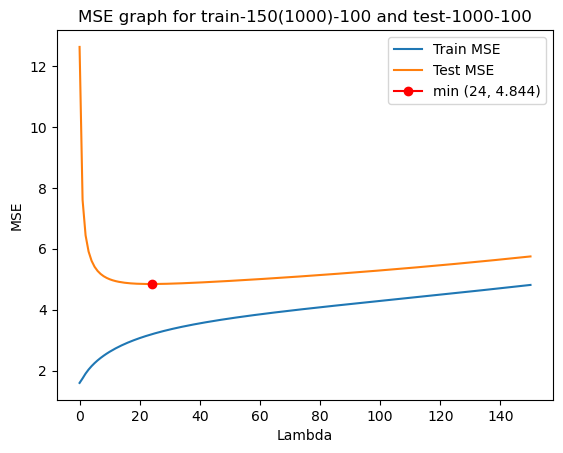

Recreate this plot in Python.
import numpy as np
import pandas as pd
import matplotlib.pyplot as plt


#import csv file for train-100-10
df_raw_train = pd.read_csv("HW1_dataset//train-150(1000)-100.csv")

#import csv file for test-100-10
df_raw_test = pd.read_csv("HW1_dataset//test-1000-100.csv")

#df to graph with MSE's of lambdas 0-150
lambdas = [x for x in range(151)]
mse_graph = pd.DataFrame(lambdas)
mse_graph.rename({0:"Lambdas"}, axis = 1, inplace=True)
mse_graph['MSE_train'] = 0.0
mse_graph['MSE_train'].astype(float)
mse_graph['MSE_test'] = 0.0
mse_graph['MSE_test'].astype(float)

'''
The code below follows the following general steps:
1. Create dataframes that do not need to run within the lambda loop
2. Create the Lambda ID matrix (lambda*I)
2. Calculate w = (xT*x +lambda*I)^-1*xT*y
4. Calculate y-hat, or XW, for TRAIN and TEST data
5. Calculate the MSE for TRAIN and TEST
6. Graph (lambda, MSE) for TRAIN and TEST

'''
#1a. create relevant matrices for TRAIN
df_x_train = df_raw_train.drop(["y"], axis=1)
df_x_train.insert(0,"x0", 1)
df_y_train = df_raw_train[["y"]]
df_xT_train = df_x_train.T
df_xTx_train = df_xT_train.dot(df_x_train)

#1b. create relevant matrices for TEST
df_x_test = df_raw_test.drop(["y"], axis=1)
df_x_test.insert(0,"x0", 1)
df_y_test = df_raw_test[["y"]]

for lam in range(151):
    #2. creating lambda ID matrix
    lmbda = lam
    ID_matrix = np.eye(len(df_xTx_train.columns))
    lmbda_ID = lmbda * ID_matrix

    #3. calculating (xT*x + lambda*I) for TRAIN
    df_xTxLmbda_train = df_xTx_train + lmbda_ID
    
    #calculating inverse of (xT*x + lambda*I) for TRAIN
    df_inverse_train = pd.DataFrame(np.linalg.inv(df_xTxLmbda_train))
    
    #rename columns of df_inverse to match with df_y rows for TRAIN
    for x in range(len(df_inverse_train.columns)):
        df_inverse_train.rename({x:f"x{x}"}, axis = 1, inplace = True)
    
    #x-dagger = (xT*x +lambda*I)^-1*xT for TRAIN
    df_dagger_train = df_inverse_train.dot(df_xT_train)

    #final calculation to get w for TRAIN
    df_w = df_dagger_train.dot(df_y_train)

    #rename rows of df_w_train to match with df_x_train columns
    for x in range(len(df_w.index)):
        df_w.rename({x:f"x{x}"}, axis = 0, inplace = True)

    #4. calculating MSE
    #calculating 1/N*||xw - y||^2 for TRAIN
    df_xw_train = df_x_train.dot(df_w)
    df_mse_train = ((df_xw_train - df_y_train)**2)/len(df_x_train)
    
    #calculating 1/N*||xw - y||^2 for TEST
    df_xw_test = df_x_test.dot(df_w)
    df_mse_test = ((df_xw_test - df_y_test)**2)/len(df_x_test)

    #summing all values in matrix df_mse to get ||xw - y||^2 for TRAIN
    mse_train = df_mse_train.sum()
    
    #summing all values in matrix df_mse to get ||xw - y||^2 for TEST
    mse_test = df_mse_test.sum()

    # add MSE_lambda to mse_graph for TRAIN
    mse_graph.loc[mse_graph["Lambdas"] == lam, "MSE_train"] = mse_train.iloc[0]
    
    # add MSE_lambda to mse_graph for TEST
    mse_graph.loc[mse_graph["Lambdas"] == lam, "MSE_test"] = mse_test.iloc[0]
    

# mse_graph.to_csv("mse_test_100_10.csv", index = False)

print(mse_graph)

#gets the (x,y) coordinate of the minimum test mse
min_x = mse_graph.loc[mse_graph["MSE_test"].idxmin(),"Lambdas"]
min_y = mse_graph["MSE_test"].min()

#create scatter plot of mse_graph
plt.plot(mse_graph['Lambdas'], mse_graph["MSE_train"], label = "Train MSE")
plt.plot(mse_graph['Lambdas'], mse_graph["MSE_test"], label = "Test MSE")
plt.plot(min_x, min_y, marker="o", color='red', label=f"min ({min_x}, {round(min_y,3)})")
plt.legend()
plt.xlabel("Lambda")
plt.ylabel("MSE")
plt.title("MSE graph for train-150(1000)-100 and test-1000-100")

plt.show()
